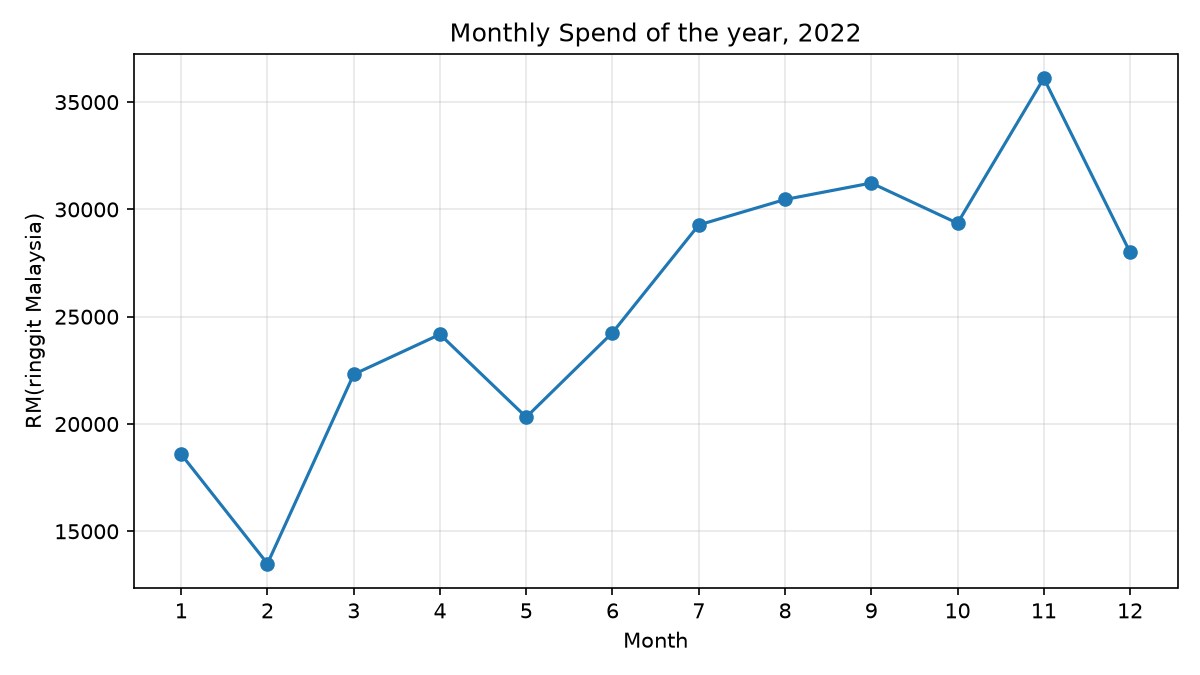

Write the Python code that produced this figure.
import pandas as pd
import matplotlib.pyplot as plt

df = pd.read_csv('kmyh_purchases_2022_anonymized.csv', parse_dates=['date'])

monthly = df.groupby(df['date'].dt.month)['total_price'].sum()

plt.figure(figsize=(8, 4.5))
plt.plot(monthly.index, monthly.values, marker='o')
plt.title('Monthly Spend of the year, 2022')
plt.xlabel('Month')
plt.ylabel('RM(ringgit Malaysia)')
plt.xticks(range(1, 13))
plt.grid(True, alpha=0.3)
plt.tight_layout()
plt.savefig('chart_monthly_spend.png', dpi=150)
plt.show()
